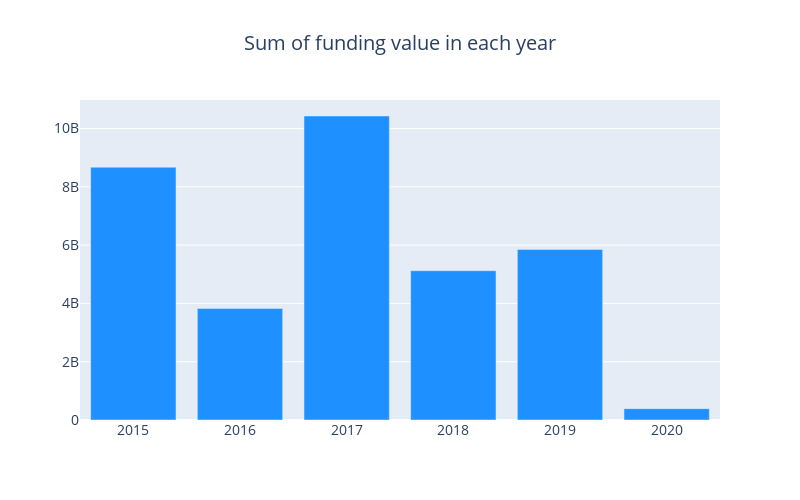

The cell this chart's notebook holds for it:
### Markdown cell above
* Rapido Bike Taxi looks like leading the pack by raising 3.9 Billion USD. But wait, this looks fishy. Infact Rapido raised 3.9 Billion INR and not USD. So this one is around 54 Million USD. This also shows that the data is not very accurate and so there should be caution in using it.
    
* Three of the next four high fundings are flipkart which seems to be expected and the other one is PayTM.
* Also Swiggy raised 1 Billion USD last year which is not in the data.

We will correct the data for Rapido and do the following analysis.

### Code cell
# Correcting the funding value
df["CleanedAmount"][df["CleanedAmount"]==3900000000] = 50000000

# Getting the sum, count and mean values of funding
cnt_df = df.groupby('year')['CleanedAmount'].agg(["sum","count","mean"])
# plotting a graph of the sum of fundings
cnt_srs = cnt_df["sum"]
cnt_srs = cnt_srs.sort_index()

trace = go.Bar(
    x=cnt_srs.index,
    y=cnt_srs.values,
    marker=dict(
        color="#1E90FF",
    ),
)

layout = go.Layout(
    title=go.layout.Title(
        text="Sum of funding value in each year",
        x=0.5
    ),
    font=dict(size=14),
    width=800,
    height=500,
)

data = [trace]
fig = go.Figure(data=data, layout=layout)
py.iplot(fig, filename="funding")

### Figure 1 — Plotly figure (JSON) as saved in the notebook; plotly's stock layout.template omitted (floating-point values rounded to 4 significant figures)
{"data": [{"marker": {"color": "#1E90FF"}, "type": "bar", "x": [2015, 2016, 2017, 2018, 2019, 2020], "y": [8672740650, 3827682015, 10429078961, 5122323414, 5851000000.0, 390207254]}], "layout": {"font": {"size": 14}, "height": 500, "title": {"text": "Sum of funding value in each year", "x": 0.5}, "width": 800}}
